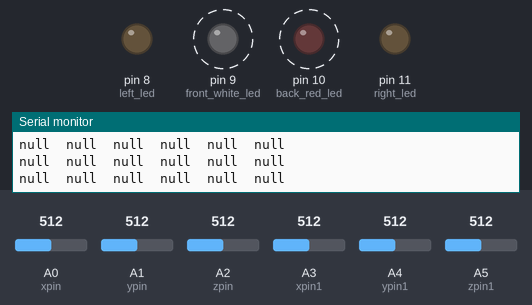
Recording of a sketch running on a simulated Arduino Uno, built with avr-gcc and run on an emulated ATmega328P. On the bench: output pins drawn as LEDs (lit = HIGH), the last lines printed to the serial monitor. Dashed ring = blinking. The inputs (shaded band) are chosen by the test bench; at power-on: A0 (xpin) = 512, A3 (xpin1) = 512, A1 (ypin) = 512, A2 (zpin) = 512, A4 (ypin1) = 512, A5 (zpin1) = 512.

Above: at 4.2 s.
4.3 s: A0 (xpin) set to 716
At 4.51 s:
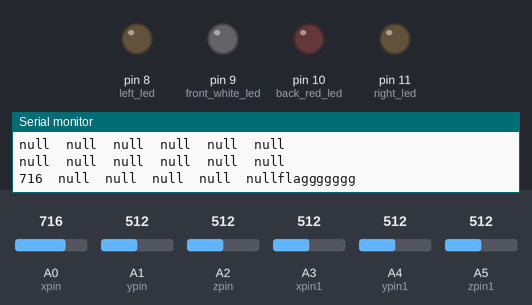
7.3 s: A3 (xpin1) set to 716
At 7.88 s:
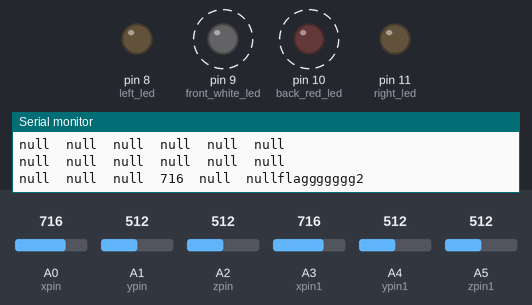
10.3 s: A1 (ypin) set to 716
At 10.54 s:
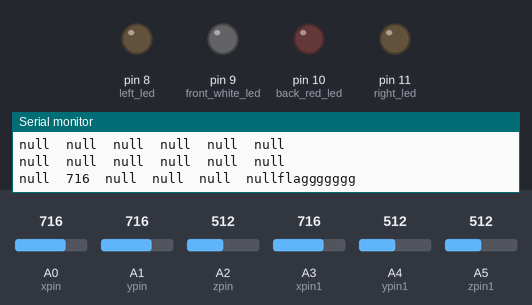
13.3 s: A2 (zpin) set to 716
At 13.9 s:
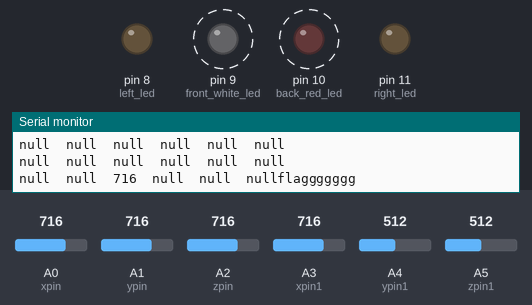
16.3 s: A4 (ypin1) set to 716
At 16.56 s:
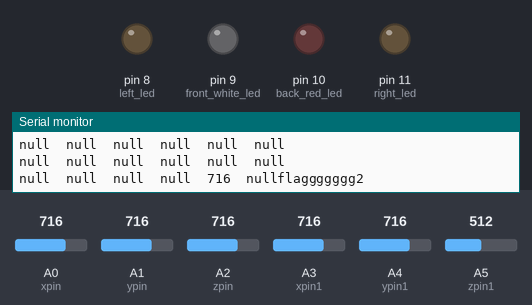
19.3 s: A5 (zpin1) set to 716
At 19.93 s:
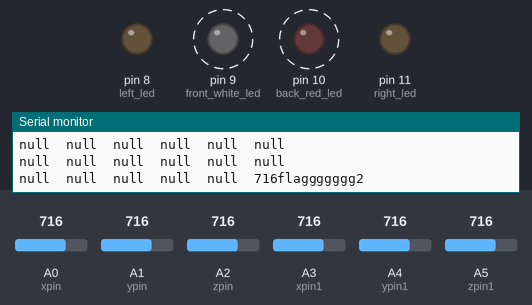
Timing chart, 0 to 23.3 s (numbered marks = the images above; inputs shaded):
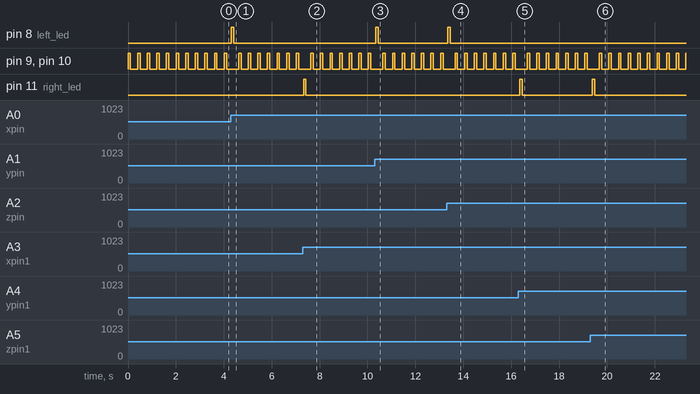

Measured:
- after the input at 4.3 s, pin 8 (left_led): LOW → HIGH at once, → LOW 0.10 s later
- after the input at 7.3 s, pin 11 (right_led): LOW → HIGH at once, → LOW 0.10 s later
- after the input at 10.3 s, pin 8 (left_led): LOW → HIGH at once, → LOW 0.10 s later
- after the input at 13.3 s, pin 8 (left_led): LOW → HIGH after 0.06 s, → LOW 0.10 s later
- after the input at 16.3 s, pin 11 (right_led): LOW → HIGH after 0.07 s, → LOW 0.10 s later
- after the input at 19.3 s, pin 11 (right_led): LOW → HIGH after 0.08 s, → LOW 0.10 s later
- by itself, pin 9 (front_white_led), pin 10 (back_red_led): alternates HIGH for 0.10 s and LOW for 0.30 s

The sketch:

adx.ino
```cpp
 // analog input pin 5 -- voltage
const int xpin = A0;                  // x-axis of the accelerometer1
const int ypin = A1;                  // y-axis
const int zpin = A2;                  // z-axis (only on 3-axis models)

const int xpin1 = A3;                  // x-axis of the accelerometer2
const int ypin1 = A4;                  // y-axis
const int zpin1 = A5;                  // z-axis (only on 3-axis models)


void setup() {
  // initialize the serial communications:
  Serial.begin(9600);

  pinMode(8, OUTPUT); // left led
  pinMode(9, OUTPUT); // front white led
  pinMode(10,OUTPUT); // back red led
  pinMode(11,OUTPUT); // right led
}

void loop() {

  int   difference = map(difference,0, 1023, 10, 179) ; //nominl change in sensor value and detection
  blinky();

  int oldxpin = analogRead(xpin);
  int oldypin = analogRead(ypin);
  int oldzpin = analogRead(zpin);
  int oldxpin1 = analogRead(xpin1);
  int oldypin1 = analogRead(ypin1);
  int oldzpin1 = analogRead(zpin1);
  delay(100);
  int currxpin = analogRead(xpin);
  int currypin = analogRead(ypin);
  int currzpin = analogRead(zpin);
  int currxpin1 = analogRead(xpin1);
  int currypin1 = analogRead(ypin1);
  int currzpin1 = analogRead(zpin1);
  // print the sensor values:
  if((currxpin-oldxpin)>=difference)
  Serial.print(analogRead(xpin));
  else
  Serial.print("null");
  // print a tab between values:
  Serial.print("\t");

  if((currypin-oldypin)>=difference)
  Serial.print(analogRead(ypin));
  else
  Serial.print("null");
  // print a tab between values:
  Serial.print("\t");

  if((currzpin-oldzpin)>=difference)
  Serial.print(analogRead(zpin));
  else
  Serial.print("null");

  Serial.print("\t");

  if((currxpin1-oldxpin1)>=difference)
  Serial.print(analogRead(xpin1));
  else
  Serial.print("null");
  // print a tab between values:
  Serial.print("\t");

  if((currypin1-oldypin1)>=difference)
  Serial.print(analogRead(ypin1));
  else
  Serial.print("null");
  // print a tab between values:
  Serial.print("\t");

  if((currzpin1-oldzpin1)>=difference)
  Serial.print(analogRead(zpin1));
  else
  Serial.print("null");

  if(currxpin-oldxpin>=difference || currypin-oldypin>=difference || currzpin-oldzpin>=difference)
  {
    Serial.println("flaggggggg");
    digitalWrite(10,LOW);
    digitalWrite(8,HIGH);
    delay(100);
    digitalWrite(8,LOW);
    delay(100);
  }
  else
  digitalWrite(8,LOW);


   if(currxpin1-oldxpin1>=difference || currypin1-oldypin1>=difference || currzpin1-oldzpin1>=difference)
  {
    Serial.println("flaggggggg2");
    digitalWrite(10,LOW);
    digitalWrite(11,HIGH);
    delay(100);
    digitalWrite(11,LOW);
    delay(100);
  }
  else
  digitalWrite(11,LOW);


  Serial.println();
  // delay before next reading:
  delay(100);
}


void blinky()
{
  digitalWrite(9,HIGH);
  digitalWrite(10,HIGH);
  delay(100);
  digitalWrite(9,LOW);
  digitalWrite(10,LOW);
  delay(100);

}
```
